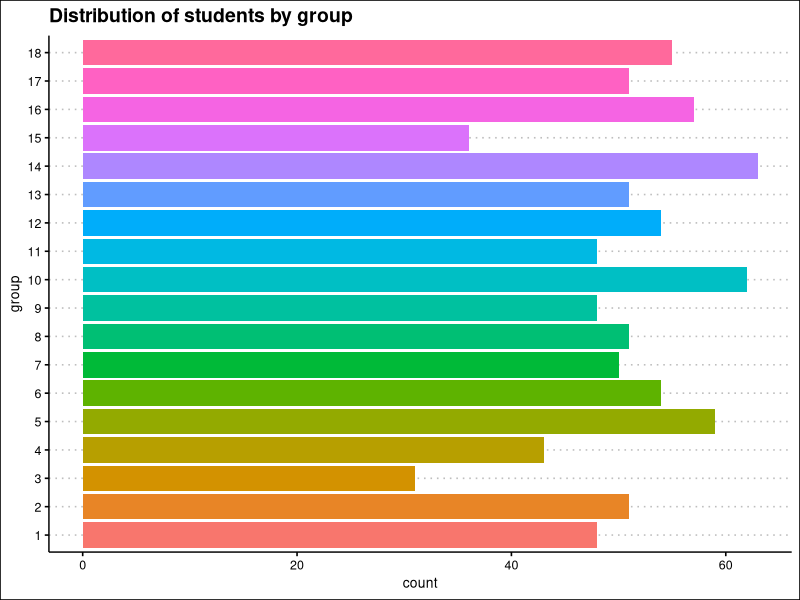
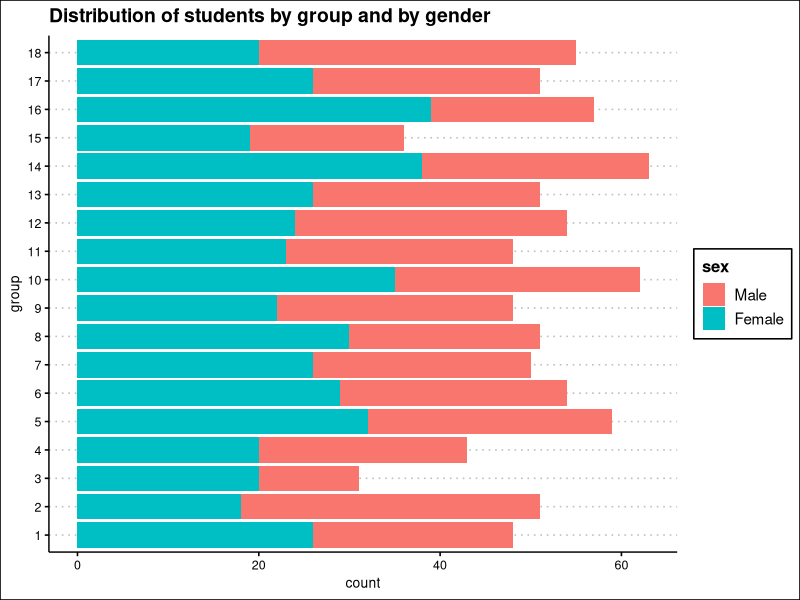
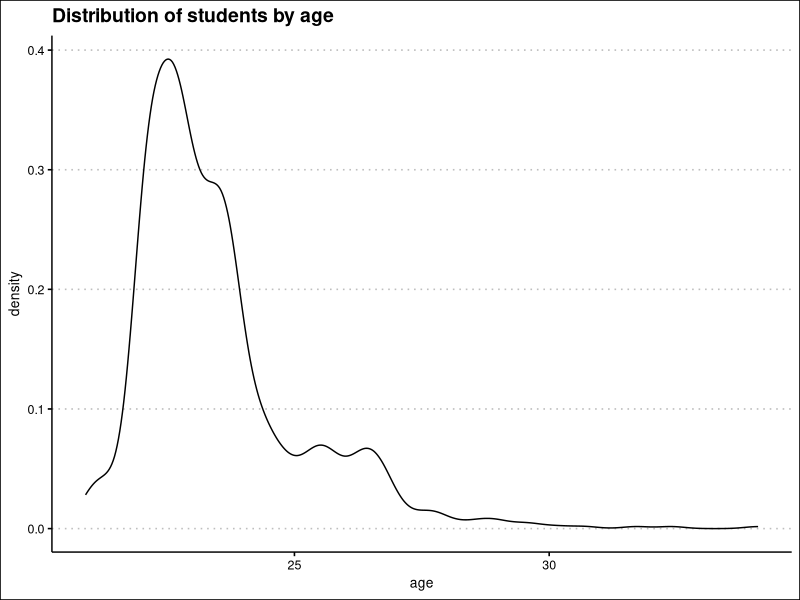
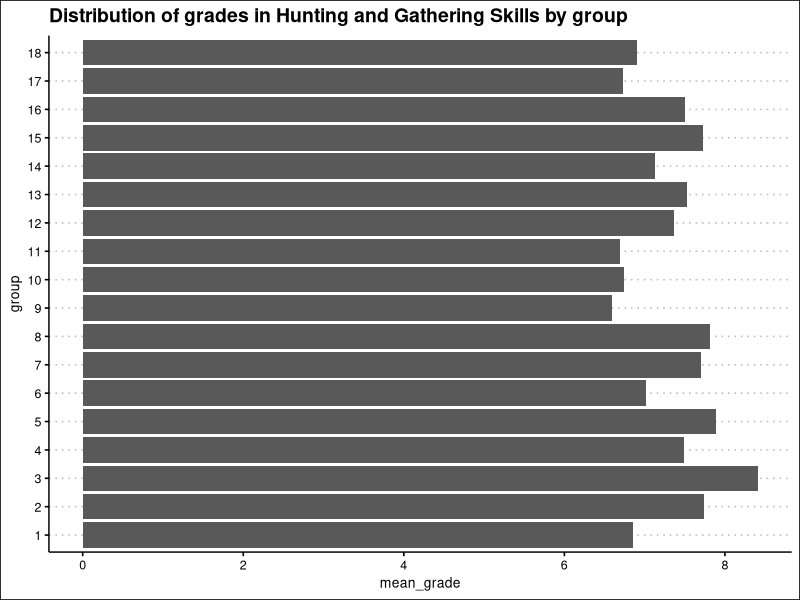

Generate these figures, in order, with R:
## ---- chunk 1
#| label: data loading
#| message: false
#| warning: false
  
library(readr)
courses <- read_csv("Database/courses.csv")


## ---- chunk 2
#| label: data display

library(knitr)
kable(courses)

## ---- chunk 3
#| label: Question 3
#| message: false
#| warning: false

library(tidyverse)
students <- read_csv("Database/students.csv")
spec(students)

students <-
  students |>
  mutate(sex = factor(sex, 
                      levels = c("M", "F"),
                      labels = c("Male", "Female")),
         group = factor(group),
         id = as.integer(id))

## ---- chunk 4
#| message: false
#| warning: false

grades <- read_delim("Database/grades.csv", 
    delim = ":", 
    na = "$")

## ---- chunk 5
#| message: false
#| warning: false
library(ggplot2)
library(ggthemes)

ggplot(students, aes(y = group))+
  geom_bar(aes(fill = group))+
  theme_clean()+
  labs(
    title = "Distribution of students by group"
  )+
  theme(legend.position = "none")

## ---- chunk 6
ggplot(students, aes(y = group))+
  geom_bar(aes(fill = sex))+
  theme_clean()+
  labs(
    title = "Distribution of students by group and by gender"
  )
## ---- chunk 7
library(lubridate)

students <-
  students |> 
  mutate(age = round(time_length(today() - birth_date, unit = "year"), 1))

ggplot(students, aes(x=age))+
  geom_density()+
  theme_clean()+
  labs(
    title = "Distribution of students by age"
  )

## ---- chunk 8

age_median <-
  students |> 
  summarise(age_median = median(age), .by = group) |>
  mutate(age_median = as.integer(age_median)) |> 
  arrange(group)

knitr::kable(age_median)

## ---- chunk 9

max_table <-
  students |> 
  slice_max(age, by = group) |> 
  select(!birth_date) |> 
  arrange(desc(age))

knitr::kable(max_table)

## ---- chunk 10

merged <- 
  students |>
  left_join(grades, by = "id") 
  


merged_Q11 <-
  merged |> 
  filter(course_id == 7) |> 
  summarise(mean_grade = mean(grade, na.rm = TRUE), .by = group )

ggplot(merged_Q11, aes(mean_grade, group))+
  geom_col()+
  theme_clean()+
  labs(
    title = "Distribution of grades in Hunting and Gathering Skills by group"
  )
